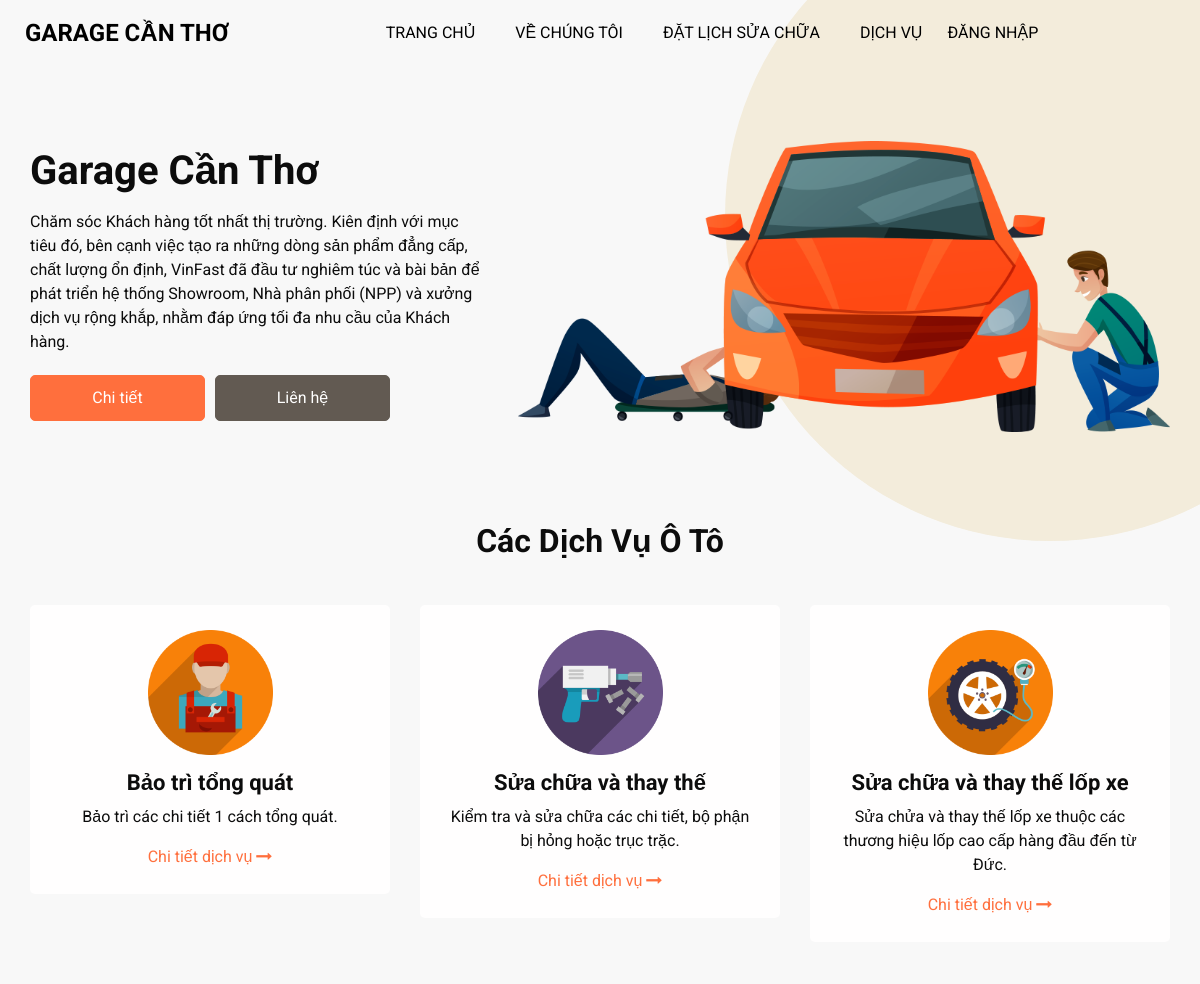
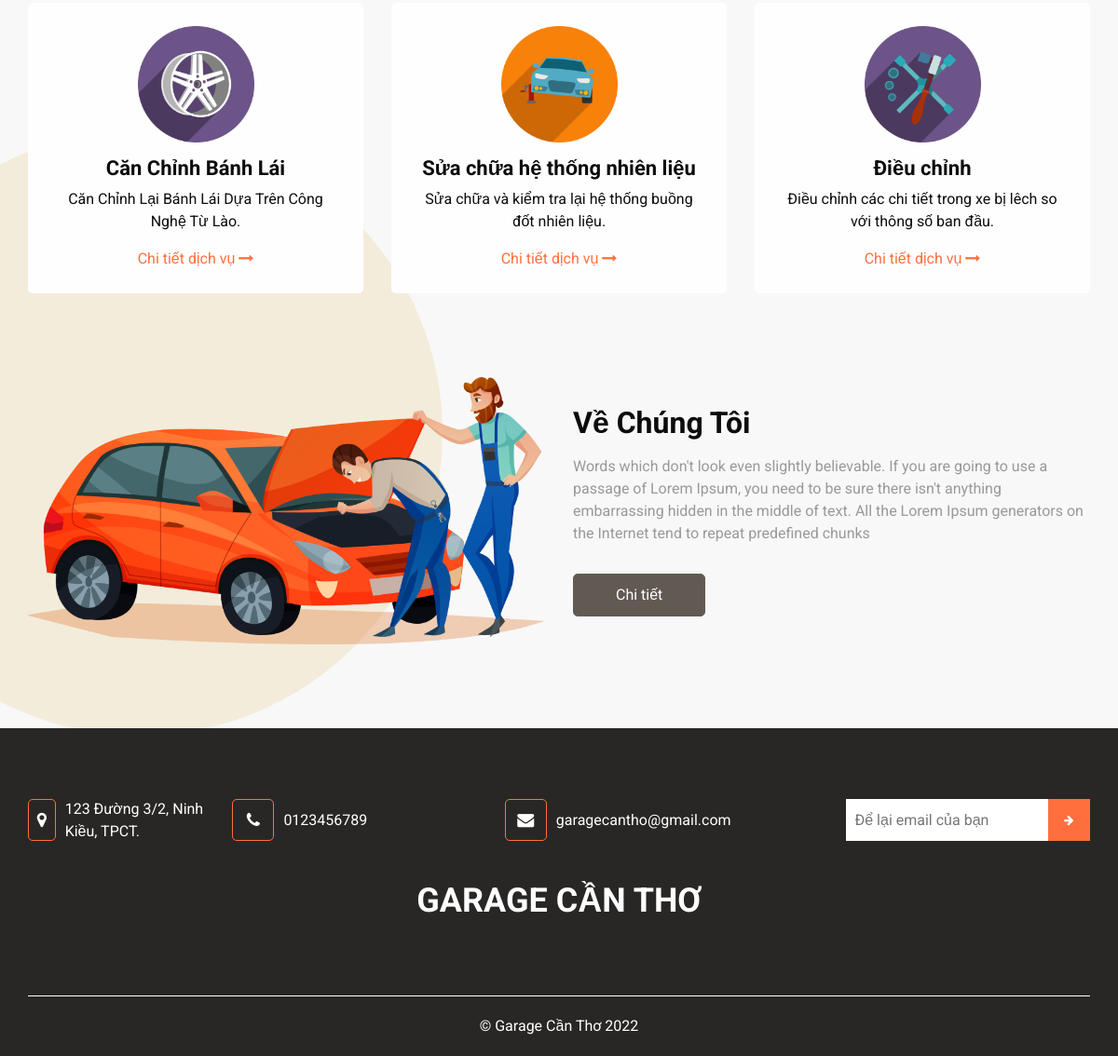
Before: / with the older database file (2 pictures, top to bottom).
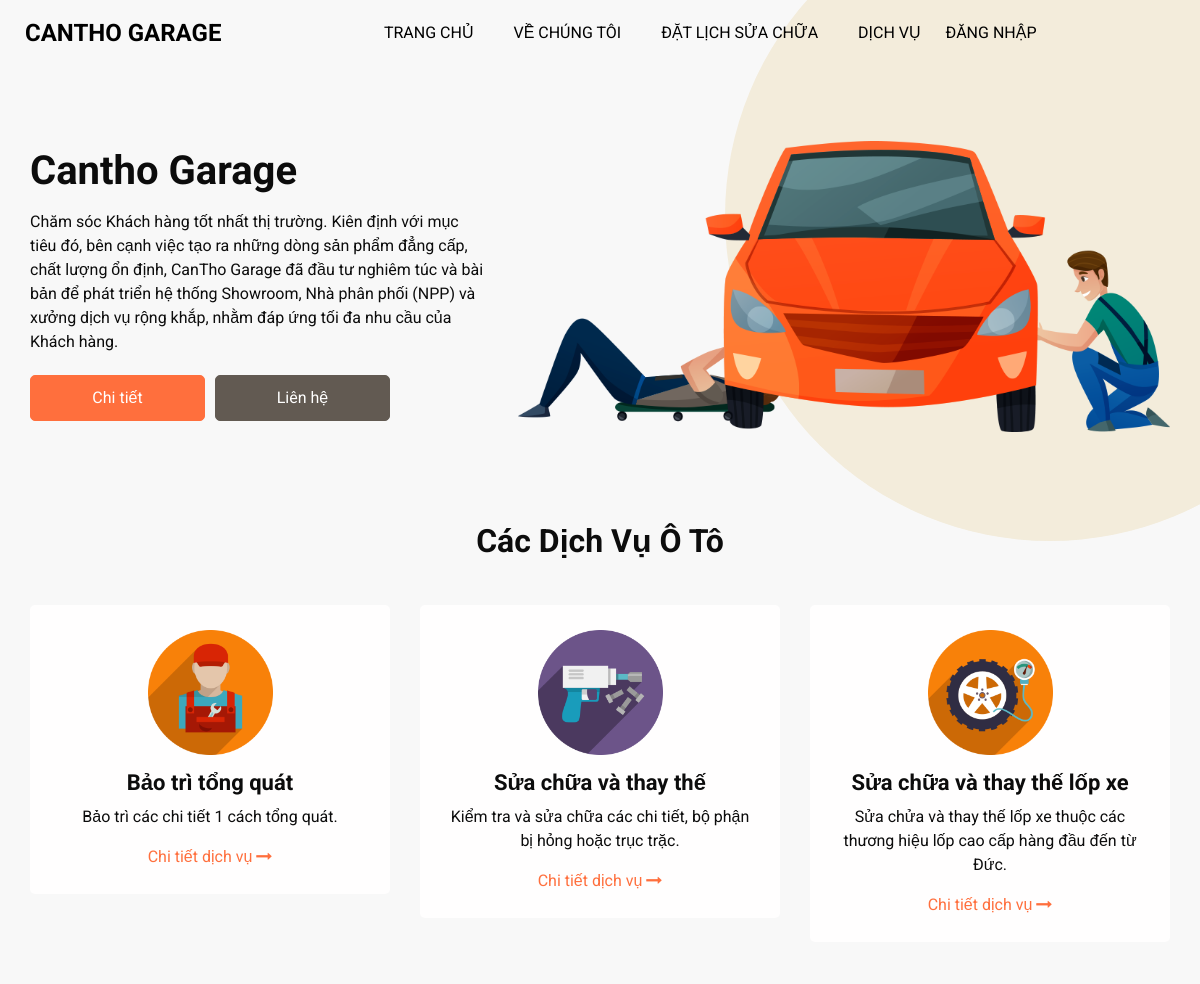
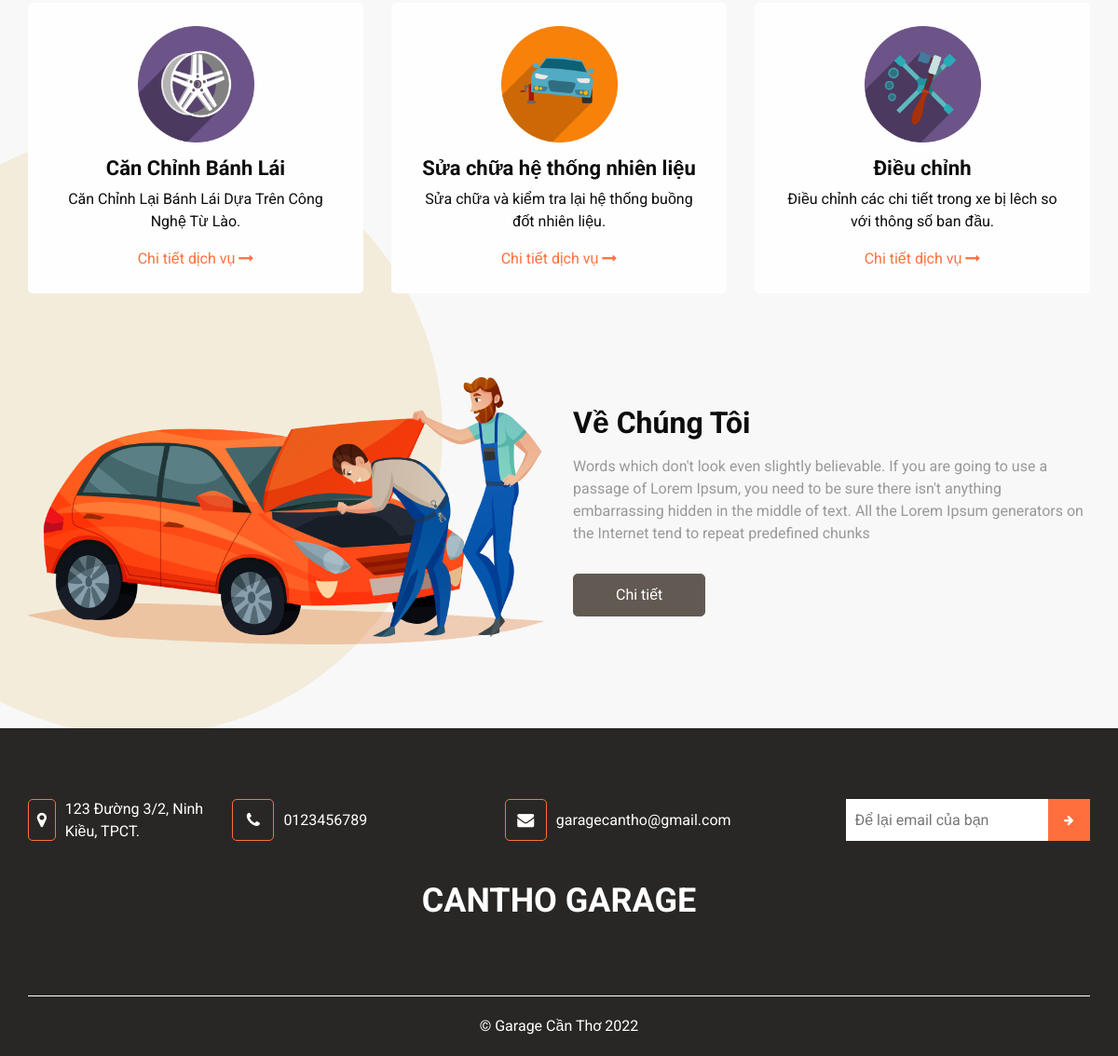
After: the same page with the newer database file (2 pictures, top to bottom).
### garage/models.py (models this page shows, shortened)
class Garage(models.Model):
    name = models.CharField(max_length=255, blank=True, verbose_name="Tên cửa hàng")
    description = models.TextField(max_length=2000, blank=True, null=True, verbose_name="Giới thiệu cửa hàng")
    image = models.ImageField(max_length=255, blank=True)
    created_at = models.DateTimeField(auto_now_add=True)
    class Meta:
        verbose_name_plural  = 'Thông Tin Cửa Hàng'

class Service(models.Model):
    name = models.CharField(max_length=255, blank=True, verbose_name='Tên Dịch Vụ')
    price = models.CharField(max_length=255, blank=True , verbose_name='Giá (VND)')
    time_todo = models.CharField(max_length=255, blank=True , verbose_name='Thời gian (phút)')
    description = models.TextField(max_length=255, blank=True, null=True, verbose_name='Mô tả')
    image = models.ImageField(max_length=255, blank=True)
    created_at = models.DateTimeField(auto_now_add=True)
    class Meta:
        verbose_name_plural  = 'Dịch Vụ'

### garage/views.py (the view)
# urls.py: path('', Homepage.as_view(), name ='homepage'),
class Homepage(ListView):
    model = Service
    template_name = 'garage/index.html'
    context_object_name = 'services'
    def get_context_data(self, **kwargs):
        context = super(Homepage, self).get_context_data(**kwargs)
        context['garage'] = Garage.objects.get(id=1)
        return context

### garage/templates/garage/index.html (shortened to what this page needs)
  {% extends 'garage/partials/main.html' %}
    <section class="slider_section">
      <div id="customCarousel1" class="carousel slide" data-ride="carousel">
        <div class="carousel-inner">
          <div class="carousel-item active">
            <div class="container">
              <div class="row">
                <div class="col-md-6 col-lg-5">
                  <div class="detail-box">
                    <h1>{{garage.name}}</h1>
                    <p>{{garage.description}}</p>
                    <div class="btn-box">
                      <a href="" class="btn-1">Chi tiết</a>
                      <a href="" class="btn-2"> Liên hệ</a>
                    </div>
                  </div>
                </div>
                <div class="col-md-6 col-lg-7">
                  <div class="img-box">
                    {% load static %}
                    <img src="{% static '/images/slider-img.png' %}" alt="" />
                  </div>
                </div>
              </div>
            </div>
          </div>
        </div>
      </div>
    </section>
    <section class="service_section" id="services">
      <div class="container">
        <div class="heading_container heading_center">
          <h2>Các Dịch Vụ Ô Tô</h2>
        </div>
      </div>
      <div class="container">
        <div class="row">
          {% for service in services %}
          <div class="col-md-6 col-lg-4">
            <div class="box">
              <div class="img-box">
                <img src="{{service.image.url}}" alt="" />
              </div>
              <div class="detail-box">
                <h4>{{service.name}}</h4>
                <p>{{service.description}}</p>
                <a href="{% url 'service' service.id %}">
                 Chi tiết dịch vụ
                  <i class="fa fa-long-arrow-right" aria-hidden="true"></i>
                </a>
              </div>
            </div>
          </div>
          {% endfor %}
        </div>
      </div>
    </section>
    <section class="about_section layout_padding">
      <div class="container">
        <div class="row">
          <div class="col-md-6">
            <div class="img-box">
              {% load static %}
              <img src="{% static '/images/about-img.png' %}" alt="" />
            </div>
          </div>
          <div class="col-md-6">
            <div class="detail-box">
              <div class="heading_container">
                <h2>Về Chúng Tôi</h2>
              </div>
              <p>
                Words which don't look even slightly believable. If you are
                going to use a passage of Lorem Ipsum, you need to be sure there
                isn't anything embarrassing hidden in the middle of text. All
                the Lorem Ipsum generators on the Internet tend to repeat
                predefined chunks
              </p>
              <a href=""> Chi tiết </a>
            </div>
          </div>
        </div>
      </div>
    </section>
    {% load static %}
    {% load static %}
    {% load static %}

### garage/templates/garage/partials/main.html (shortened to what this page needs)
{% load static %}
<!DOCTYPE html>
<html lang="en">
  {% include 'garage/partials/header.html' %}
  <body>
    {% block content %} {% endblock %}
    <section class="info_section">
      <div class="info_container">
        <div class="container">
          <div class="row">
            <div class="col-lg-9">
              <div class="info_contact">
                <div class="row">
                  <div class="col-md-3">
                    <a href="#" class="link-box">
                      <i class="fa fa-map-marker" aria-hidden="true"></i>
                      <span> 123 Đường 3/2, Ninh Kiều, TPCT. </span>
                    </a>
                  </div>
                  <div class="col-md-4">
                    <a href="#" class="link-box">
                      <i class="fa fa-phone" aria-hidden="true"></i>
                      <span> 0123456789 </span>
                    </a>
                  </div>
                  <div class="col-md-4">
                    <a href="#" class="link-box">
                      <i class="fa fa-envelope" aria-hidden="true"></i>
                      <span> garagecantho@gmail.com </span>
                    </a>
                  </div>
                </div>
              </div>
            </div>
            <div class="col-md-5 col-lg-3 mx-auto">
              <div class="info_form">
                <form action="#">
                  <input type="email" placeholder="Để lại email của bạn" />
                  <button>
                    <i class="fa fa-arrow-right" aria-hidden="true"></i>
                  </button>
                </form>
              </div>
            </div>
          </div>
          <div class="info_logo">
            <a class="navbar-brand">
              <span> {{garage.name}} </span>
            </a>
          </div>
        </div>
      </div>
    </section>
    <footer class="footer_section">
      <div class="container">
        <p>&copy;  Garage Cần Thơ 2022</p>
      </div>
    </footer>
  </body>
</html>

### garage/templates/garage/partials/header.html (shortened to what this page needs)
{% load static %}
<head>
  {% load static %}
  <link
    rel="stylesheet"
    type="text/css"
    href="{% static 'css/bootstrap.css' %}"
  />
  {% load static %}
  <link href="{% static 'css/font-awesome.min.css' %}" rel="stylesheet" />
  {% load static %}
  <link href="{% static 'css/booking.css' %}" rel="stylesheet" />
  {% load static %}
  <link href="{% static 'css/style.css' %}" rel="stylesheet" />
  {% load static %}
  <link href="{% static  'css/responsive.css' %}" rel="stylesheet" />
</head>
<body>
  <header class="header_section">
    <div class="container-fluid">
      <nav class="navbar navbar-expand-lg custom_nav-container">
        <a class="navbar-brand" href="{% url 'homepage' %}">
          <span>{{garage.name}}</span>
        </a>
        <div class="collapse navbar-collapse" id="navbarSupportedContent">
          <ul class="navbar-nav ml-auto">
            <li class="nav-item active">
              <a class="nav-link" href="{% url 'homepage' %}"
                >Trang Chủ <span class="sr-only">(current)</span></a
              >
            </li>
            <li class="nav-item">
              <a class="nav-link" href=""> Về chúng tôi</a>
            </li>
            {% if request.user.is_authenticated %}
            <li class="nav-item">
              <a class="nav-link" href="{% url 'booking' %}"
                >Đặt lịch sửa chữa</a
              >
            </li>
            {% else %}
            <li class="nav-item">
              <a class="nav-link" href="{% url 'booking_no_resgister' %}"
                >Đặt lịch sửa chữa</a
              >
            </li>
            {% endif %}
            <li class="nav-item">
              <a class="nav-link" href="{% url 'homepage' %}#services"
                >Dịch vụ</a
              >
            </li>
          </ul>
          <div class="quote_btn-container">
            {% if request.user.is_authenticated %}
            <div class="wrap-logout">
              <p style="text-transform: uppercase">
                Xin chào, {{request.user}} |
              </p>
              <a href="{% url 'logout' %}"> Đăng Xuất</a>
            </div>
            {% else %}
            <a href="{% url 'login' %}">Đăng Nhập</a>
            {% endif %}
          </div>
        </div>
      </nav>
    </div>
  </header>
</body>

### static/css/responsive.css (style rules this page uses)
@media (min-width: 1200px) { .container { max-width: 1170px; } }

Changed rows visible on the page:
changed Garage: name "GARAGE CẦN THƠ" → "CANTHO GARAGE"; name "Garage Cần Thơ" → "Cantho Garage"; description "…chất lượng ổn định, VinFast đã đầu tư nghiêm…" → "…chất lượng ổn định, CanTho Garage đã đầu tư nghiêm…"
